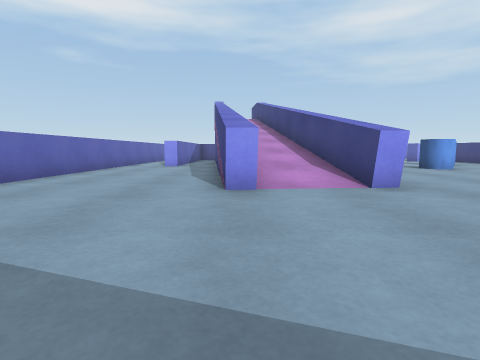
[1] (above)

22 first-person views from a walk through a Unity game level. The camera is 0.64 m above the floor, tilts 6° down and sees 80° across. The floor is counted in squares, 1 m on a side. Each view is taken from the middle of a square. On the plan, view 1 faces up. The plan holds only what a view shows up to about 9 squares ahead; the rest is blank. The place goes on beyond the plan.

[2]
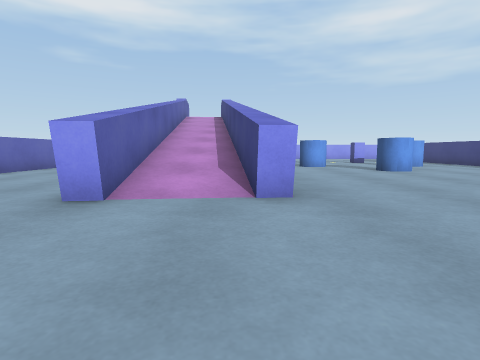

[3]
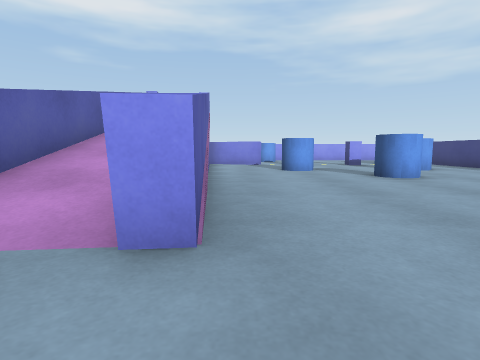

[4]
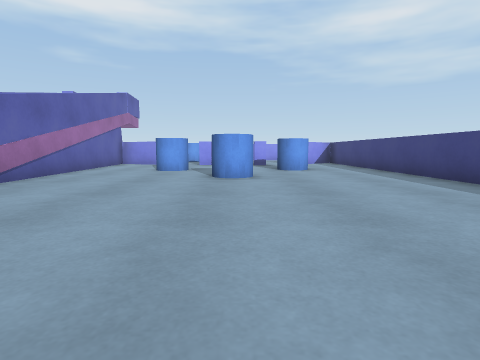

[5]
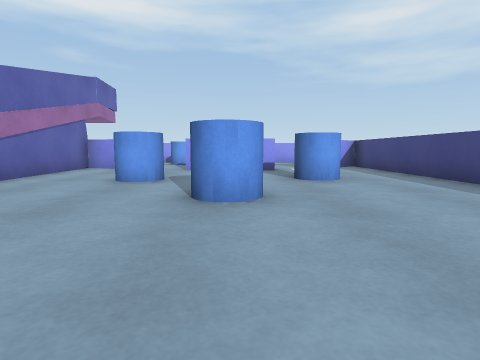

[6]
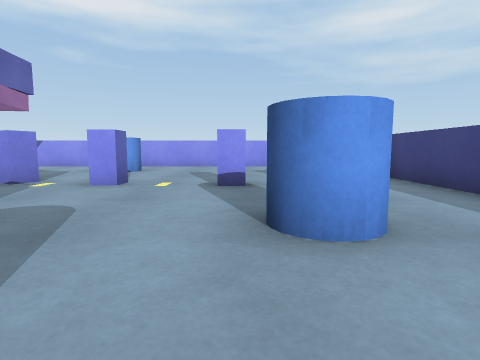

[7]
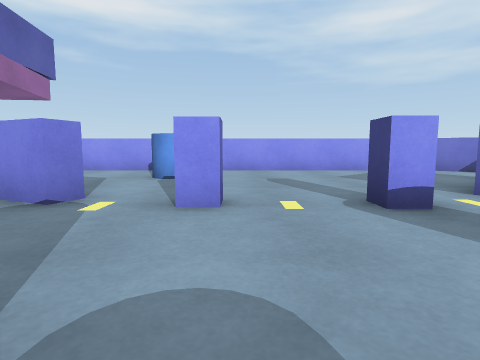

[8]
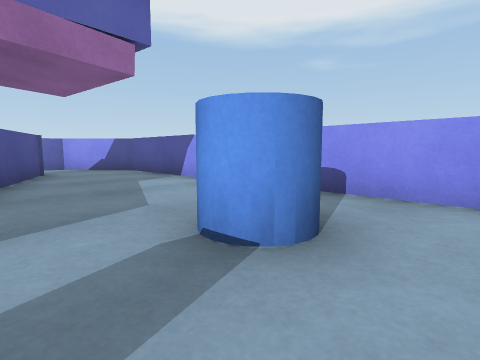

[9]
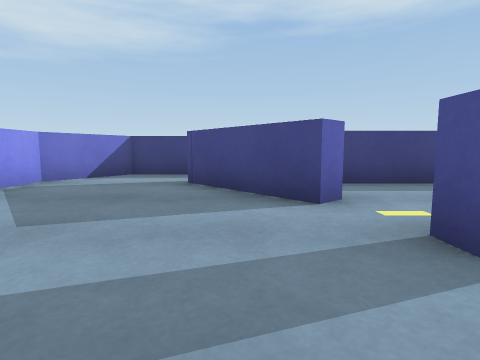

[10]
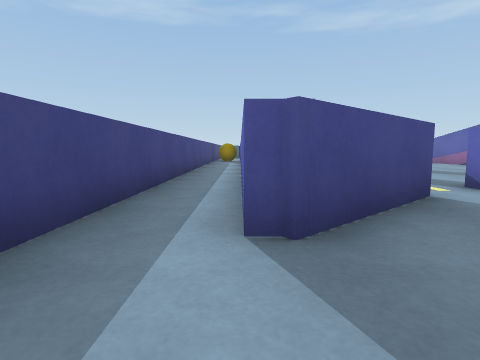

[11]
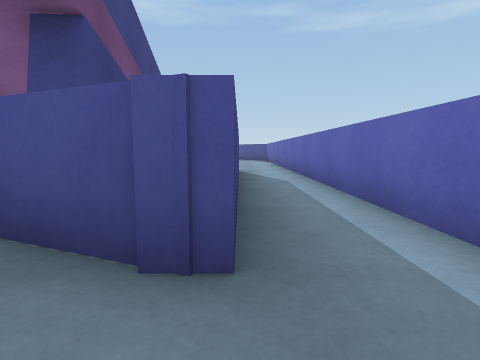

[12]
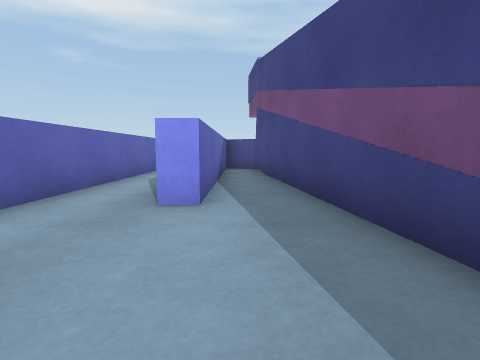

[13]
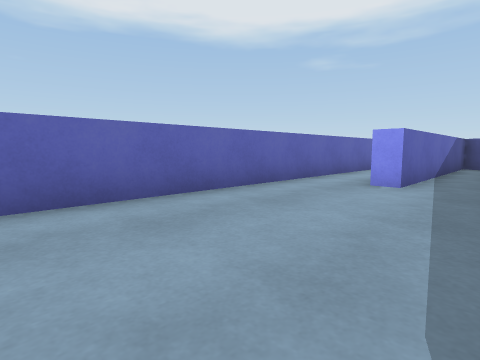

[14]
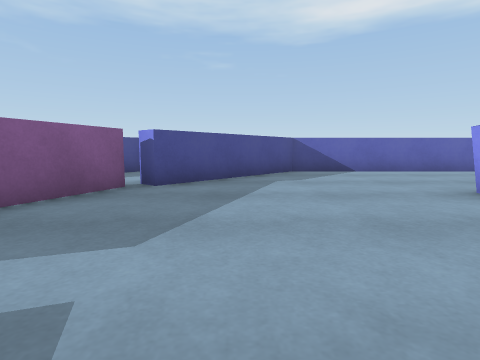

[15]
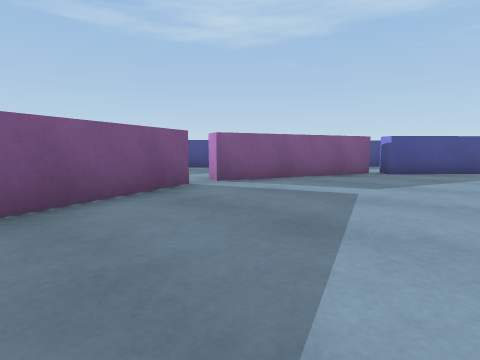

[16]
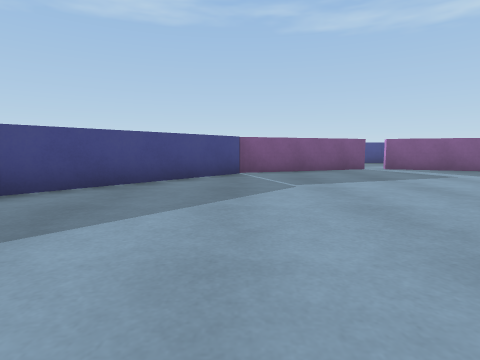

[17]
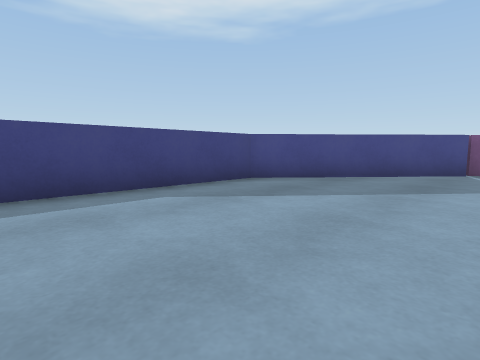

[18]
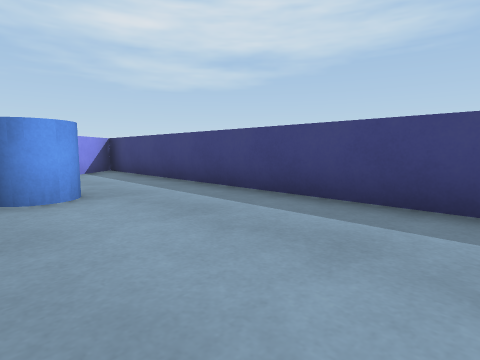

[19]
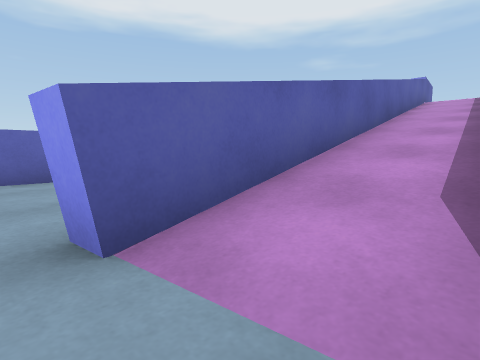

[20]
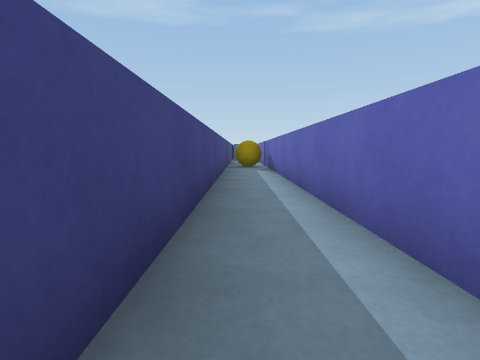

[21]
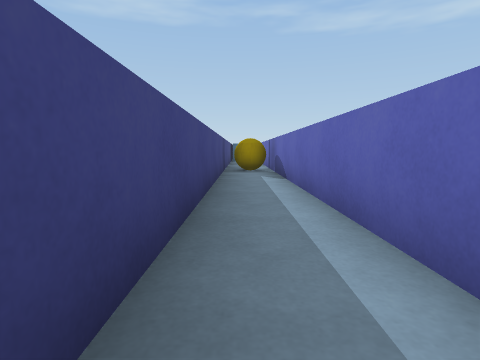

[22]
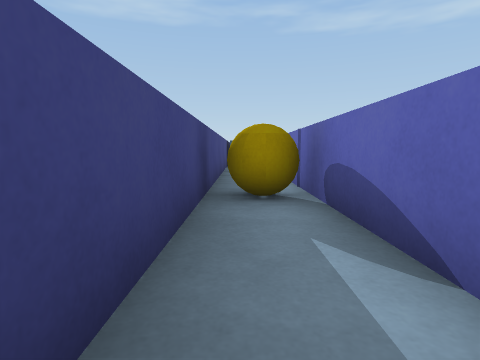

### Floor plan
Key: @ floor where view 1 was taken; # wall or solid block; . floor; / step, stairs or slope; C blue cylinder; P blue pillar; B yellow ball.
Columns run from 5 left of view 1 to 14 right of it. Each row starts with its distance up from view 1.
 21   #################
 20   ................##
 19 #........CC........#
 18 #.###............#.#
 17 #.#.#  ........###.#
 16 #.#.#  ##......#.#.#
 15 #.#.#/ #...P.P...#.#
 14 #.#.#//#.........#.#
 13 #.#.#//#......C..#.#
 12 #.#.#//#..C..CC..#.#
 11 #...#//#.........#.#
 10 #...##/#....C....#.#
  9 #....#/#.........#.#
  8 #....#/#.........#.#
  7 #....#/#.........#.#
  6 #....#/#.........#.#
  5 #....#/#.........#.#
  4 #................#B#
  3 #...............##.#
  2 ###............###.#
  1   ##..........##  .#
  0    ##@.......##   .#
 -1    ###......##     #
 -2      ########

Where each view was taken, in squares from view 1:
view 1: 0 up, 0 right, facing up
view 2: 1 up, 2 right, facing up
view 3: 3 up, 3 right, facing up
view 4: 3 up, 7 right, facing up
view 5: 6 up, 7 right, facing up
view 6: 10 up, 8 right, facing up
view 7: 12 up, 6 right, facing up
view 8: 17 up, 6 right, facing up-left
view 9: 17 up, 6 right, facing right
view 10: 20 up, 12 right, facing down
view 11: 20 up, 3 left, facing down
view 12: 8 up, 2 left, facing up
view 13: 6 up, 1 left, facing up-left
view 14: 1 up, 4 right, facing left
view 15: 2 up, 7 right, facing down-left
view 16: 7 up, 8 right, facing down
view 17: 8 up, 7 right, facing down-right
view 18: 8 up, 8 right, facing up-right
view 19: 4 up, 2 right, facing up-left
view 20: 15 up, 13 right, facing down
view 21: 13 up, 13 right, facing down
view 22: 8 up, 13 right, facing down
